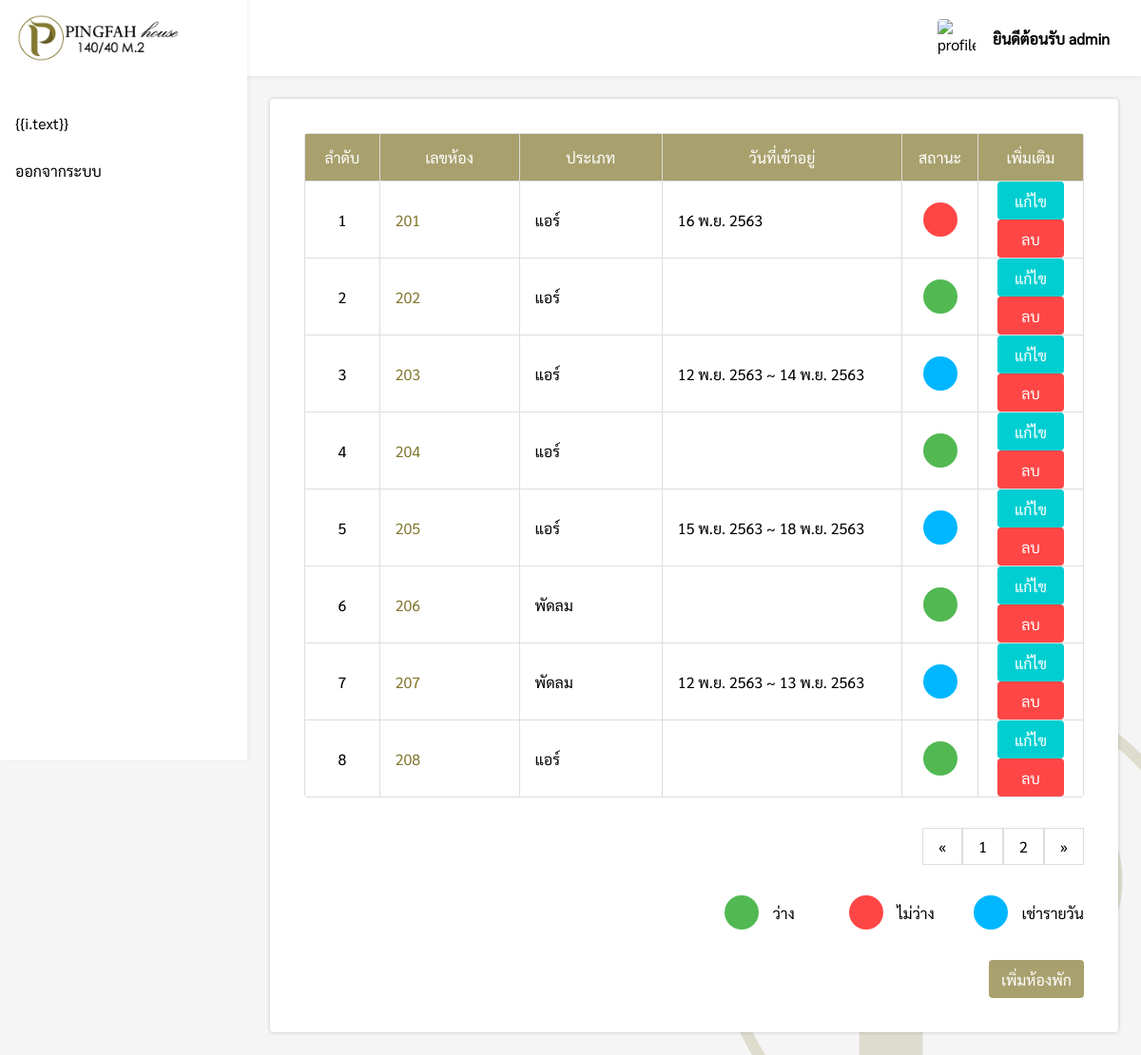
Before: /pages/admin/roomList/index.php (signed in) with the older database file.
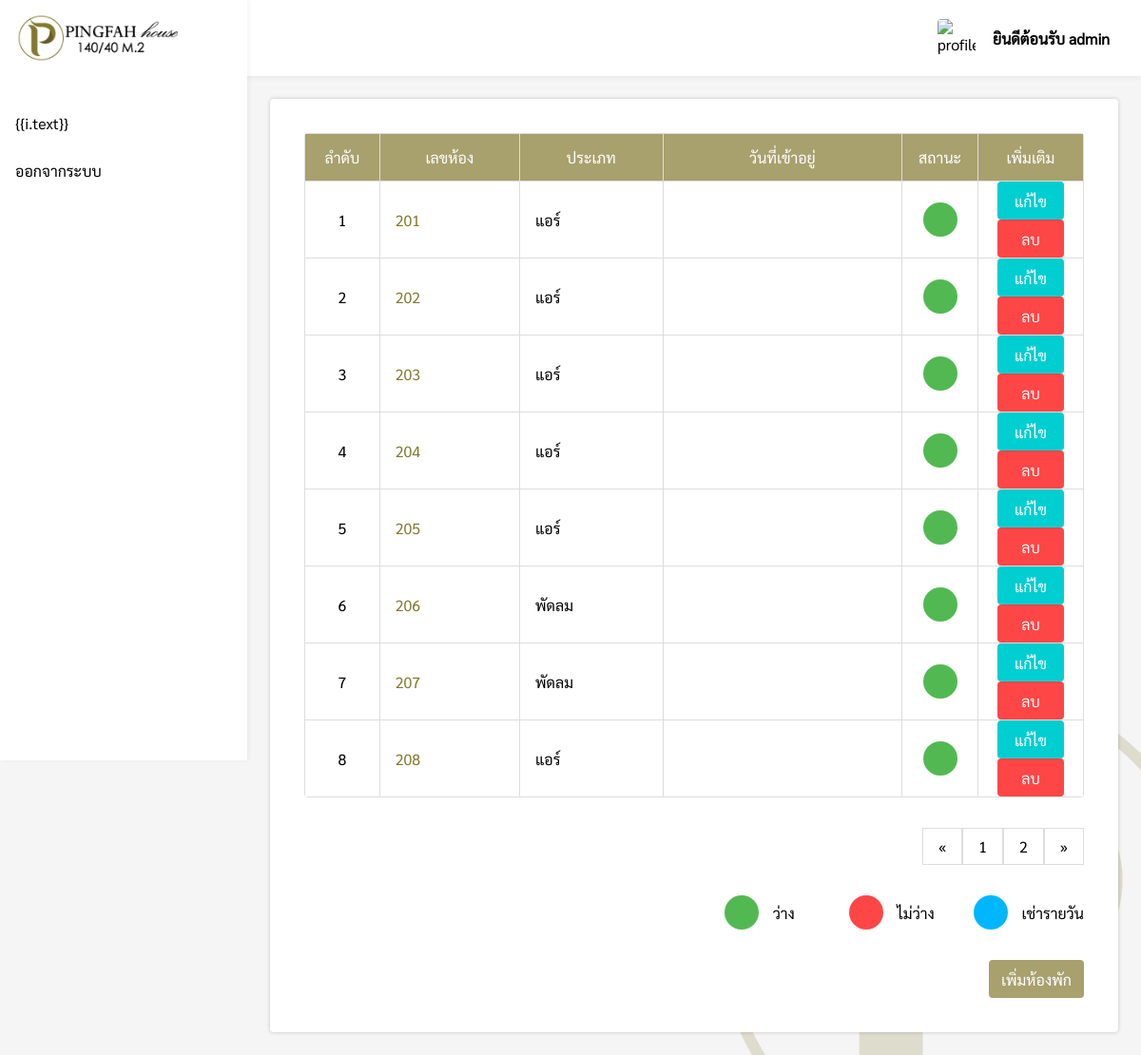
After: the same page with the newer database file.
### tables this page shows
CREATE TABLE `roomlist` (
  `room_id` varchar(200) NOT NULL,
  `room_type` varchar(200) NOT NULL,
  `room_status` varchar(200) NOT NULL,
  `come` varchar(200) NOT NULL,
  `check_in` varchar(200) NOT NULL,
  `check_out` varchar(200) NOT NULL
);

### pages/admin/roomList/index.php (the view, shortened to what this page needs)
<?php
if($_SESSION['level'] == 'admin'){
    include('../../connection.php');
    include('../../components/sidebar.php');
    $num = 1;
    function DateThai($strDate)
    {
        $strYear = date("Y",strtotime($strDate))+543;
        $strMonth= date("n",strtotime($strDate));
        $strDay= date("j",strtotime($strDate));
        $strMonthCut = Array("","ม.ค.","ก.พ.","มี.ค.","เม.ย.","พ.ค.","มิ.ย.","ก.ค.","ส.ค.","ก.ย.","ต.ค.","พ.ย.","ธ.ค.");
        $strMonthThai=$strMonthCut[$strMonth];
        return "$strDay $strMonthThai $strYear";
    }
?>
<!DOCTYPE html>
<html lang="en">
<head>
    <link rel="stylesheet" href="../../../css/roomList.css">
</head>
<body>
    <div class="box" id="roomList">
        <div style="padding:24px;">
            <div class="roomList-box">
                <?php
                    $perpage = 8;
                    if(isset($_GET['page'])){
                        $page = $_GET['page'];
                    }else{
                        $page = 1;
                    }
                    $start = ($page - 1) * $perpage;
                        $roomlist = "SELECT * FROM  roomList ORDER BY room_id LIMIT {$start} , {$perpage}";
                        $result = $conn->query($roomlist);
                        if ($result->num_rows > 0) {
                ?>
                <table>
                    <tr>
                        <th>ลำดับ</th>
                        <th>เลขห้อง</th>
                        <th>ประเภท</th>
                        <th>วันที่เข้าอยู่</th>
                        <th>สถานะ</th>
                        <th>เพิ่มเติม</th>
                    </tr>
                    <?php
                            while($row = mysqli_fetch_array($result)) {
                    ?>
                    <form action="../roomList/function/editType.php?ID=<?php echo $row["room_id"]; ?>" method='POST'>
                        <tr>
                            <td><?php echo $num; ?></td>
                            <td><a
                                    href="../roomList/room_id.php?ID=<?php echo $row[0] ?>"><?php echo $row["room_id"]; ?></a>
                            </td>
                            <td <?php echo "id='typeShow" .$row["room_id"] . "'" ?>><?php echo $row["room_type"]; ?>
                            </td>
                            <td>
                                <?php if($row['come'] != null && $row['room_status'] != 'เช่ารายวัน'){ echo DateThai($row['come']); }; ?>
                                <?php if($row['check_in'] != null && $row['come'] == null){ echo DateThai($row['check_in']) ." ~ " .DateThai($row['check_out']); } ?>
                            </td>
                            <td>
                                <?php
                                        if($row["room_status"] == 'ว่าง'){
                                            echo "<div class='status-available'></div>";
                                        }else if($row["room_status"] == 'ไม่ว่าง'){
                                            echo "<div class='status-unavailable'></div>";
                                        }else if($row["room_status"] == 'เช่ารายวัน'){
                                            echo "<div class='status-daily'></div>";
                                        }
                                    ?>
                            </td>
                            <td <?php echo "id='typeShow-btn" .$row["room_id"] . "'" ?>>
                                <button type="button" class="edit-btn"
                                    <?php echo "onclick='editType(" .$row["room_id"] .")'" ?>>แก้ไข</button>
                                <button type="button" class="del-btn"
                                    <?php echo "onclick='del(" .$row["room_id"] .")'" ?>>ลบ</button>
                            </td>
                        </tr>
                    </form>
                    <?php  $num++; }?>
                </table>
                <?php
                $sql2 = "SELECT * FROM roomlist";
                $query2 = mysqli_query($conn, $sql2);
                $total_record = mysqli_num_rows($query2);
                $total_page = ceil($total_record / $perpage);
                ?>
                <div style="display:flex;justify-content:flex-end">
                    <div class="pagination">
                        <a href="index.php?page=1">&laquo;</a>
                        <?php for($i=1;$i<=$total_page;$i++){ ?>
                        <a href="index.php?page=<?php echo $i; ?>"><?php echo $i; ?></a>
                        <?php } ?>
                        <a href="index.php?page=<?php echo $total_page; ?>">&raquo;</a>
                    </div>
                </div>
                <?php
                    }else{
                        echo "0 result";
                    }
                ?>
                <div style="display:flex;justify-content:flex-end;">
                    <div class="status-grid">
                        <div class="sub-grid">
                            <div class='status-available'></div>
                            <label>ว่าง</label>
                        </div>
                        <div class="sub-grid">
                            <div class='status-unavailable'></div>
                            <label>ไม่ว่าง</label>
                        </div>
                        <div class="sub-grid">
                            <div class='status-daily'></div>
                            <label>เช่ารายวัน</label>
                        </div>
                    </div>
                </div>
                <div>
                    <div style="display:flex;justify-content:flex-end;">
                        <button onclick="addRoom()" class="addRoom-btn">เพิ่มห้องพัก</button>
                    </div>
                </div>
            </div>
        </div>
    </div>
</body>
</html>
<?php
}else{
    Header("Location: ../../login.php");
}
?>

### pages/components/sidebar.php (shortened to what this page needs)
<!DOCTYPE html>
<html lang="en">
<head>
    <link rel="stylesheet" href="/Pingfah/css/navbar.css">
</head>
<body>
    <div id="app">
        <div class="sidebar">
            <div class="logo_box">
                <img src="/Pingfah/img/logo.png" alt="logo" class="logo">
            </div>
            <ul>
                <a :href="i.link" v-for="(i,index) in menuList" :key="index"><li :id="i.id">{{i.text}}</li></a>
                <a href="/Pingfah/pages/logout.php"><li class="logout">ออกจากระบบ</li></a>
            </ul>
        </div>
        <div class="topbar">
            <div style="padding:16px 24px">
            </div>
            <div class="profile">
                <img src="https://sites.google.com/site/rabbiteieicom/_/rsrc/1467891358746/home/image8.jpg"
                    alt="profile_logo" class="profile-logo">
                <p class="profile-text">ยินดีต้อนรับ <?php echo $_SESSION['ID']; ?></p>
            </div>
        </div>
    </div>
</body>
</html>

### css/navbar.css (style rules this page uses)
* { margin: 0; padding: 0; box-sizing: border-box; font-family: Sarabun; }
body { width: 100%; min-height: 100vh; background: url(../img/tool/submain-banner.png) #f5f5f5 no-repeat bottom right; }
.sidebar { width: 260px; min-height: 100vh; background-color: #fff; position: fixed; z-index: 15; -webkit-box-shadow: 2px 0px 4px 0px rgba(0, 0, 0, 0.05); -moz-box-shadow: 2px 0px 4px 0px rgba(0, 0, 0, 0.05); box-shadow: 2px 0px 4px 0px rgba(48, 35, 35, 0.05); }
.sidebar .logo_box { width: 100%; height: 80px; padding-left: 16px; display: flex; justify-content: flex-start; align-items: center; }
.sidebar .logo { width: 90%; height: 90%; object-fit: contain; }
.sidebar ul { margin-top: 24px; }
.sidebar ul a { text-decoration: none; color: #000; }
.sidebar li { width: 100%; height: 50px; padding: 0 16px; display: flex; justify-content: flex-start; align-items: center; transition: 0.08s; cursor: pointer; }
.topbar { width: 100%; height: 80px; padding-left: 260px; background-color: #fff; position: fixed; display: flex; justify-content: space-between; align-items: center; z-index: 14; -webkit-box-shadow: 0px 2px 5px 0px rgba(0, 0, 0, 0.05); -moz-box-shadow: 0px 2px 5px 0px rgba(0, 0, 0, 0.05); box-shadow: 0px 2px 5px 0px rgba(0, 0, 0, 0.05); }
.topbar .profile { display: grid; grid-template-columns: 60px auto; width: 240px; height: 60px; padding-left: 16px; }
.topbar .profile-logo { width: 40px; height: 40px; display: block; margin: auto; border-radius: 4px; object-fit: cover; }
.topbar .profile-text { font-size: 16px; font-weight: bold; display: flex; justify-content: flex-start; align-items: center; padding: 8px; }

Changed rows visible on the page:
changed roomlist id 201: room_status "ไม่ว่าง" → "ว่าง" (drawn); come "16 พ.ย. 2563" → (not shown)
changed roomlist id 203: room_status "เช่ารายวัน" → "ว่าง" (drawn); check_in "12 พ.ย. 2563" → (not shown); check_out "14 พ.ย. 2563" → (not shown)
changed roomlist id 205: room_status "เช่ารายวัน" → "ว่าง" (drawn); check_in "15 พ.ย. 2563" → (not shown); check_out "18 พ.ย. 2563" → (not shown)
changed roomlist id 207: room_status "เช่ารายวัน" → "ว่าง" (drawn); check_in "12 พ.ย. 2563" → (not shown); check_out "13 พ.ย. 2563" → (not shown)
